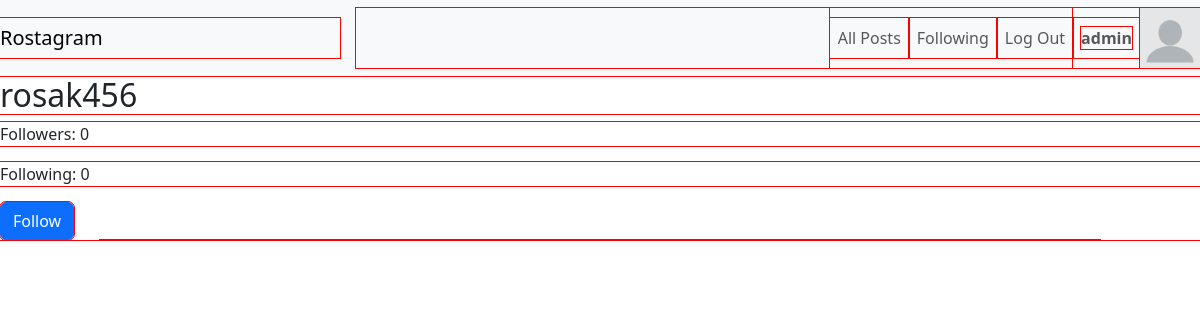
Before: /profile/rosak456/ (signed in) with the older database file.
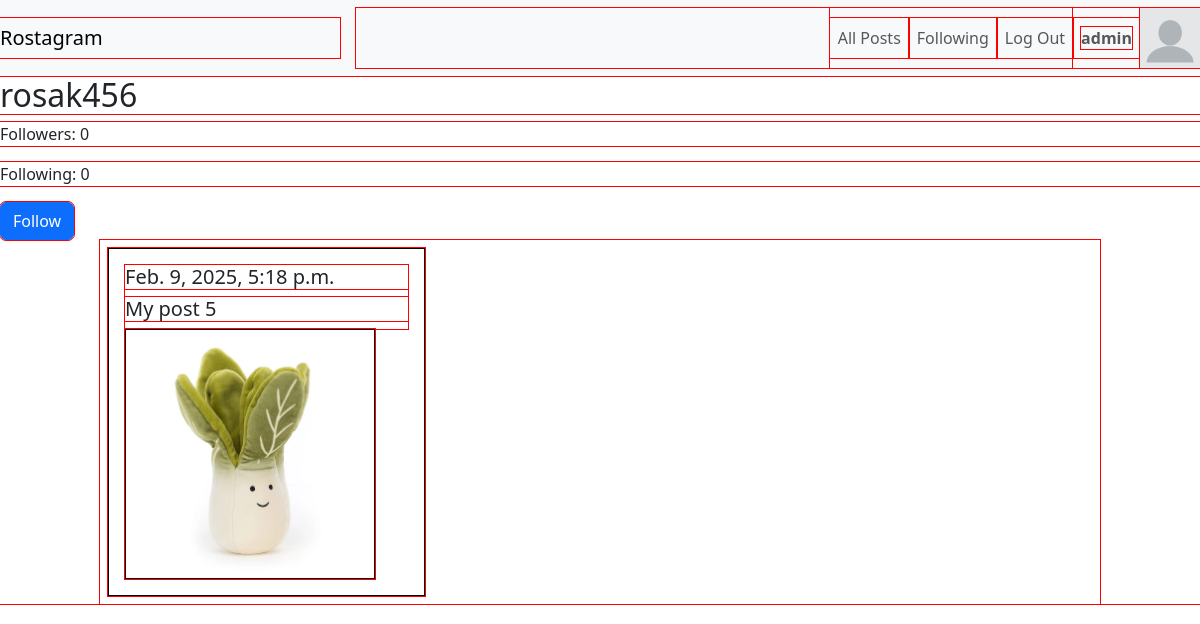
After: the same page with the newer database file.
### network/models.py (models this page shows)
class Post(models.Model):
    user = models.ForeignKey(User, on_delete=models.CASCADE, related_name='posts', null=True)
    created_at = models.DateTimeField(auto_now_add=True)
    content = models.TextField(blank=True, default=None, null=True)
    image = models.ImageField(upload_to="images/Post/%d/%m/%y")

### network/views.py (the view)
# urls.py: path("profile/<str:username>/", views.profile_view, name="profile"),
def profile_view(request, username):
    profile_user = User.objects.get(username=username)
    posts = Post.objects.filter(user=profile_user).order_by("-created_at")
    print(posts.query)
    is_following = Follow.objects.filter(users=profile_user, follower=request.user).exists()
    return render(request, "network/profile.html", {
        "posts": posts,
        "profile_user": profile_user,
        "is_following": is_following,
    })

### network/templates/network/profile.html (shortened to what this page needs)
{% extends "network/layout.html" %}
{% block body %}
    <h2>{{ profile_user.username }}</h2>
    <p class="follow-count" id="follow-count-{{ profile_user.username }}">Followers: {{ profile_user.followers.count }}</p>
    <p>Following: {{ profile_user.following.count }}</p>
    {% if user.username != profile_user.username %}
        <button class="btn btn-primary follow-btn" data-profile-username="{{ profile_user.username }}">
            {% if is_following %}
                Unfollow
            {% else %}
                Follow
            {% endif %}
        </button>
    {% endif %}
    <div class="all-posts-container">
    {% for post in posts %}
        <div class="post-container">
            <div class="post-details" id="post-{{ post.id }}">
                <h5>{{ post.created_at }}</h5>
                <h5>{{ post.content }}</h5>
            </div>
            <img src="{{ post.image.url }}" class="post-img">
        </div>
    {% endfor %}
    </div>
{% endblock %}

Changed rows visible on the page:
added Post: created_at "Feb. 9, 2025, 5:18 p.m.", content "My post 5", image (picture)
